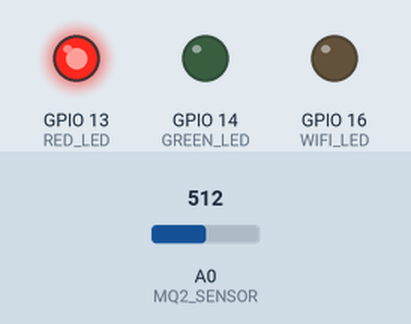
Simulated run of this sketch. Board: ESP8266 (NodeMCU). On the bench: output pins drawn as LEDs (lit = HIGH). The test bench sets the inputs (shaded band); at power-on: A0 (MQ2_SENSOR) = 512. WiFi joins after 1.5 s; servers stay silent unless stated.

Above: at 2.2 s.
2.3 s: A0 (MQ2_SENSOR) set to 40
5.2 s: A0 (MQ2_SENSOR) set to 32
At 7.2 s:
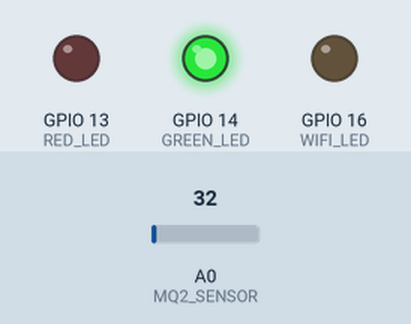
7.5 s: A0 (MQ2_SENSOR) set to 60
At 8.7 s:
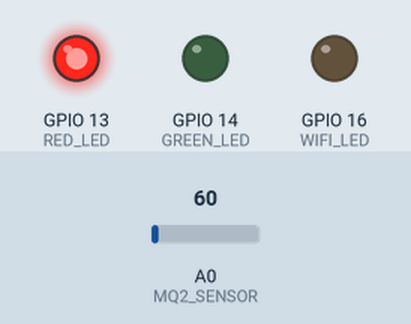
9.5 s: A0 (MQ2_SENSOR) set to 0
At 11.4 s:
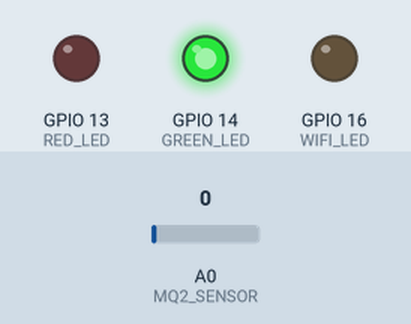
Timing chart, 0 to 12.5 s (numbered marks = the images above; inputs shaded):
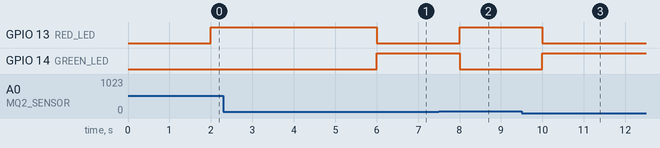

The sketch:

gas_leakage.ino
```cpp
#include <ESP8266WiFi.h>
#include <BlynkSimpleEsp8266.h>

#define BLYNK_TEMPLATE_ID "TMPLRKeXSJC9"
#define BLYNK_DEVICE_NAME "IOT Course Work"
#define BLYNK_AUTH_TOKEN "8WyamwHHQ14kOFrdZ_Rmf31FQmJPVa9B"

// Your WiFi Credentials.
// Set password to "" for open networks.
char ssid[] = "Sachintha";
char pass[] = "sachintha";

// define the GPIO connected with Sensors & LEDs
#define MQ2_SENSOR    A0 //A0
#define GREEN_LED     14 //D5
#define RED_LED       13 //D7
#define WIFI_LED      16 //D0

int MQ2_SENSOR_Value = 0;
bool isconnected = false;
char auth[] = BLYNK_AUTH_TOKEN;

#define VPIN_BUTTON_1    V1
#define VPIN_BUTTON_2    V2

BlynkTimer timer;

void checkBlynkStatus() { // called every 2 seconds by SimpleTimer
  getSensorData();
  isconnected = Blynk.connected();
  if (isconnected == true) {
    digitalWrite(WIFI_LED, LOW);
    sendSensorData();
    //Serial.println("Blynk Connected");
  }
  else{
    digitalWrite(WIFI_LED, HIGH);
    Serial.println("Blynk Not Connected");
  }
}

void getSensorData()
{
  MQ2_SENSOR_Value = map(analogRead(MQ2_SENSOR), 0, 1024, 0, 100);
  //  Serial.println(analogRead(MQ2_SENSOR));
  if (MQ2_SENSOR_Value > 3 ) {
    //    Serial.println(MQ2_SENSOR_Value);
    digitalWrite(GREEN_LED, LOW);
    digitalWrite(RED_LED, HIGH);
  }
  else {
    digitalWrite(GREEN_LED, HIGH);
    digitalWrite(RED_LED, LOW);
  }
}

void sendSensorData()
{
  Blynk.virtualWrite(VPIN_BUTTON_1, MQ2_SENSOR_Value);
  if (MQ2_SENSOR_Value > 50 )
  {
    Blynk.logEvent("gas", "Gas Detected!");
  }
}

void setup()
{
  Serial.begin(9600);

  pinMode(MQ2_SENSOR, INPUT);
  pinMode(GREEN_LED, OUTPUT);
  pinMode(RED_LED, OUTPUT);
  pinMode(WIFI_LED, OUTPUT);

  //  digitalWrite(GREEN_LED, LOW);
  //  digitalWrite(RED_LED, LOW);
  //  digitalWrite(WIFI_LED, HIGH);
  //
  WiFi.begin(ssid, pass);
    timer.setInterval(2000L, checkBlynkStatus); // check if Blynk server is connected every 2 seconds
    Blynk.config(auth);
  delay(1000);
}

void loop()
{
    Blynk.run();
    timer.run();
}
```

Measured:
- the behaviour switches between 36 and 35 on A0 (MQ2_SENSOR) (found by bisection; images 0 and 1)
- after the input at 2.3 s, every drawn part: stays the same
- after the input at 5.2 s, GPIO 13 (RED_LED): HIGH → LOW after 0.80 s; GPIO 14 (GREEN_LED): LOW → HIGH after 0.80 s
- after the input at 7.5 s, GPIO 13 (RED_LED): LOW → HIGH after 0.50 s; GPIO 14 (GREEN_LED): HIGH → LOW after 0.50 s
- after the input at 9.5 s, GPIO 13 (RED_LED): HIGH → LOW after 0.50 s; GPIO 14 (GREEN_LED): LOW → HIGH after 0.50 s
